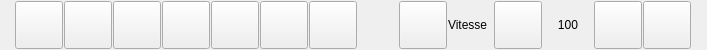
<?xml version="1.0" encoding="UTF-8"?>
<ui version="4.0">
 <class>AbulEduControlAudioV1</class>
 <widget class="QWidget" name="AbulEduControlAudioV1">
  <property name="geometry">
   <rect>
    <x>0</x>
    <y>0</y>
    <width>707</width>
    <height>50</height>
   </rect>
  </property>
  <property name="sizePolicy">
   <sizepolicy hsizetype="Preferred" vsizetype="Preferred">
    <horstretch>0</horstretch>
    <verstretch>0</verstretch>
   </sizepolicy>
  </property>
  <property name="windowTitle">
   <string>Form</string>
  </property>
  <property name="styleSheet">
   <string notr="true"/>
  </property>
  <layout class="QHBoxLayout" name="horizontalLayout">
   <property name="spacing">
    <number>1</number>
   </property>
   <property name="leftMargin">
    <number>1</number>
   </property>
   <property name="topMargin">
    <number>1</number>
   </property>
   <property name="rightMargin">
    <number>1</number>
   </property>
   <property name="bottomMargin">
    <number>1</number>
   </property>
   <item>
    <spacer name="horizontalSpacer">
     <property name="orientation">
      <enum>Qt::Horizontal</enum>
     </property>
     <property name="sizeHint" stdset="0">
      <size>
       <width>40</width>
       <height>20</height>
      </size>
     </property>
    </spacer>
   </item>
   <item>
    <widget class="AbulEduFlatBoutonV1" name="btnAbulEduControlAudioMagnifyingGlass">
     <property name="minimumSize">
      <size>
       <width>48</width>
       <height>48</height>
      </size>
     </property>
     <property name="maximumSize">
      <size>
       <width>48</width>
       <height>48</height>
      </size>
     </property>
     <property name="text">
      <string/>
     </property>
     <property name="IconeNormale" stdset="0">
      <string notr="true">:/controlaudio/magnif</string>
     </property>
     <property name="IconeSurvol" stdset="0">
      <string notr="true">:/controlaudio/magnif_hover</string>
     </property>
     <property name="IconeDisabled" stdset="0">
      <string notr="true">:/controlaudio/magnif_gris</string>
     </property>
     <property name="IconePressed" stdset="0">
      <string notr="true">:/controlaudio/magnif_hover</string>
     </property>
    </widget>
   </item>
   <item>
    <widget class="AbulEduFlatBoutonV1" name="btnAbulEduControlAudioPrevious">
     <property name="minimumSize">
      <size>
       <width>48</width>
       <height>48</height>
      </size>
     </property>
     <property name="maximumSize">
      <size>
       <width>48</width>
       <height>48</height>
      </size>
     </property>
     <property name="text">
      <string/>
     </property>
     <property name="IconeNormale" stdset="0">
      <string notr="true">:/controlaudio/previous</string>
     </property>
     <property name="IconeSurvol" stdset="0">
      <string notr="true">:/controlaudio/previous_hover</string>
     </property>
     <property name="IconePressed" stdset="0">
      <string notr="true">:/controlaudio/previous_hover</string>
     </property>
     <property name="IconeDisabled" stdset="0">
      <string notr="true">:/controlaudio/previous_gris</string>
     </property>
    </widget>
   </item>
   <item>
    <widget class="AbulEduFlatBoutonV1" name="btnAbulEduControlAudioPause">
     <property name="minimumSize">
      <size>
       <width>48</width>
       <height>48</height>
      </size>
     </property>
     <property name="maximumSize">
      <size>
       <width>48</width>
       <height>48</height>
      </size>
     </property>
     <property name="text">
      <string/>
     </property>
     <property name="IconeNormale" stdset="0">
      <string notr="true">:/controlaudio/pause</string>
     </property>
     <property name="IconeSurvol" stdset="0">
      <string notr="true">:/controlaudio/pause_hover</string>
     </property>
     <property name="IconePressed" stdset="0">
      <string notr="true">:/controlaudio/pause_hover</string>
     </property>
     <property name="IconeDisabled" stdset="0">
      <string notr="true">:/controlaudio/pause_gris</string>
     </property>
    </widget>
   </item>
   <item>
    <widget class="AbulEduFlatBoutonV1" name="btnAbulEduControlAudioPlay">
     <property name="minimumSize">
      <size>
       <width>48</width>
       <height>48</height>
      </size>
     </property>
     <property name="maximumSize">
      <size>
       <width>48</width>
       <height>48</height>
      </size>
     </property>
     <property name="text">
      <string/>
     </property>
     <property name="IconeNormale" stdset="0">
      <string notr="true">:/controlaudio/play</string>
     </property>
     <property name="IconeSurvol" stdset="0">
      <string notr="true">:/controlaudio/play_hover</string>
     </property>
     <property name="IconePressed" stdset="0">
      <string notr="true">:/controlaudio/play_hover</string>
     </property>
     <property name="IconeDisabled" stdset="0">
      <string notr="true">:/controlaudio/play_gris</string>
     </property>
    </widget>
   </item>
   <item>
    <widget class="AbulEduFlatBoutonV1" name="btnAbulEduControlAudioStop">
     <property name="minimumSize">
      <size>
       <width>48</width>
       <height>48</height>
      </size>
     </property>
     <property name="maximumSize">
      <size>
       <width>48</width>
       <height>48</height>
      </size>
     </property>
     <property name="text">
      <string/>
     </property>
     <property name="IconeNormale" stdset="0">
      <string notr="true">:/controlaudio/stop</string>
     </property>
     <property name="IconeSurvol" stdset="0">
      <string notr="true">:/controlaudio/stop_hover</string>
     </property>
     <property name="IconePressed" stdset="0">
      <string notr="true">:/controlaudio/stop_hover</string>
     </property>
     <property name="IconeDisabled" stdset="0">
      <string notr="true">:/controlaudio/stop_gris</string>
     </property>
    </widget>
   </item>
   <item>
    <widget class="AbulEduFlatBoutonV1" name="btnAbulEduControlAudioNext">
     <property name="minimumSize">
      <size>
       <width>48</width>
       <height>48</height>
      </size>
     </property>
     <property name="maximumSize">
      <size>
       <width>48</width>
       <height>48</height>
      </size>
     </property>
     <property name="text">
      <string/>
     </property>
     <property name="IconeNormale" stdset="0">
      <string notr="true">:/controlaudio/next</string>
     </property>
     <property name="IconeSurvol" stdset="0">
      <string notr="true">:/controlaudio/next_hover</string>
     </property>
     <property name="IconePressed" stdset="0">
      <string notr="true">:/controlaudio/next_hover</string>
     </property>
     <property name="IconeDisabled" stdset="0">
      <string notr="true">:/controlaudio/next_gris</string>
     </property>
    </widget>
   </item>
   <item>
    <widget class="AbulEduFlatBoutonV1" name="btnAbulEduControlAudioRecord">
     <property name="minimumSize">
      <size>
       <width>48</width>
       <height>48</height>
      </size>
     </property>
     <property name="maximumSize">
      <size>
       <width>48</width>
       <height>48</height>
      </size>
     </property>
     <property name="text">
      <string/>
     </property>
     <property name="IconeNormale" stdset="0">
      <string notr="true">:/controlaudio/rec</string>
     </property>
     <property name="IconeSurvol" stdset="0">
      <string notr="true">:/controlaudio/rec_hover</string>
     </property>
     <property name="IconePressed" stdset="0">
      <string notr="true">:/controlaudio/rec_hover</string>
     </property>
     <property name="IconeDisabled" stdset="0">
      <string notr="true">:/controlaudio/rec_gris</string>
     </property>
    </widget>
   </item>
   <item>
    <widget class="AbulEduAudioLevelWidgetV1" name="wgAbulEduControlAudioLevelMeter" native="true">
     <property name="minimumSize">
      <size>
       <width>40</width>
       <height>20</height>
      </size>
     </property>
     <property name="sizeIncrement">
      <size>
       <width>40</width>
       <height>20</height>
      </size>
     </property>
    </widget>
   </item>
   <item>
    <widget class="AbulEduFlatBoutonV1" name="btnAbulEduControlAudioToggleOutput">
     <property name="minimumSize">
      <size>
       <width>48</width>
       <height>48</height>
      </size>
     </property>
     <property name="maximumSize">
      <size>
       <width>48</width>
       <height>48</height>
      </size>
     </property>
     <property name="text">
      <string/>
     </property>
     <property name="checkable">
      <bool>true</bool>
     </property>
     <property name="checked">
      <bool>false</bool>
     </property>
     <property name="IconeNormale" stdset="0">
      <string notr="true">:/controlaudio/hp</string>
     </property>
     <property name="IconeSurvol" stdset="0">
      <string notr="true">:/controlaudio/hp_hover</string>
     </property>
     <property name="IconePressed" stdset="0">
      <string notr="true">:/controlaudio/hp_hover</string>
     </property>
     <property name="IconeDisabled" stdset="0">
      <string notr="true">:/controlaudio/hp_gris</string>
     </property>
    </widget>
   </item>
   <item>
    <widget class="QFrame" name="frmSpeed">
     <property name="styleSheet">
      <string notr="true"/>
     </property>
     <property name="frameShape">
      <enum>QFrame::NoFrame</enum>
     </property>
     <property name="frameShadow">
      <enum>QFrame::Raised</enum>
     </property>
     <layout class="QHBoxLayout" name="frmSpeedLayout">
      <property name="spacing">
       <number>6</number>
      </property>
      <property name="sizeConstraint">
       <enum>QLayout::SetMinAndMaxSize</enum>
      </property>
      <property name="leftMargin">
       <number>0</number>
      </property>
      <property name="topMargin">
       <number>0</number>
      </property>
      <property name="rightMargin">
       <number>0</number>
      </property>
      <property name="bottomMargin">
       <number>0</number>
      </property>
      <item>
       <widget class="QLabel" name="lblAbulEduControlAudioVitesseLabel">
        <property name="text">
         <string>Vitesse</string>
        </property>
       </widget>
      </item>
      <item>
       <widget class="AbulEduFlatBoutonV1" name="btnAbulEduControlAudioIncreaseSpeed">
        <property name="minimumSize">
         <size>
          <width>48</width>
          <height>48</height>
         </size>
        </property>
        <property name="maximumSize">
         <size>
          <width>48</width>
          <height>48</height>
         </size>
        </property>
        <property name="text">
         <string/>
        </property>
        <property name="IconeNormale" stdset="0">
         <string notr="true">:/controlaudio/plus</string>
        </property>
        <property name="IconeSurvol" stdset="0">
         <string notr="true">:/controlaudio/plus_hover</string>
        </property>
        <property name="IconePressed" stdset="0">
         <string notr="true">:/controlaudio/plus_hover</string>
        </property>
       </widget>
      </item>
      <item>
       <widget class="QLabel" name="lblAbulEduControlAudioDisplay">
        <property name="minimumSize">
         <size>
          <width>40</width>
          <height>40</height>
         </size>
        </property>
        <property name="maximumSize">
         <size>
          <width>48</width>
          <height>48</height>
         </size>
        </property>
        <property name="autoFillBackground">
         <bool>true</bool>
        </property>
        <property name="text">
         <string>100</string>
        </property>
        <property name="alignment">
         <set>Qt::AlignCenter</set>
        </property>
        <property name="textInteractionFlags">
         <set>Qt::NoTextInteraction</set>
        </property>
       </widget>
      </item>
      <item>
       <widget class="AbulEduFlatBoutonV1" name="btnAbulEduControlAudioDecreaseSpeed">
        <property name="minimumSize">
         <size>
          <width>48</width>
          <height>48</height>
         </size>
        </property>
        <property name="maximumSize">
         <size>
          <width>48</width>
          <height>48</height>
         </size>
        </property>
        <property name="text">
         <string/>
        </property>
        <property name="IconeNormale" stdset="0">
         <string notr="true">:/controlaudio/minus</string>
        </property>
        <property name="IconeSurvol" stdset="0">
         <string notr="true">:/controlaudio/minus_hover</string>
        </property>
        <property name="IconePressed" stdset="0">
         <string notr="true">:/controlaudio/minus_hover</string>
        </property>
       </widget>
      </item>
     </layout>
    </widget>
   </item>
   <item>
    <widget class="AbulEduFlatBoutonV1" name="btnAbulEduControlAudioHide">
     <property name="minimumSize">
      <size>
       <width>48</width>
       <height>48</height>
      </size>
     </property>
     <property name="maximumSize">
      <size>
       <width>48</width>
       <height>48</height>
      </size>
     </property>
     <property name="text">
      <string/>
     </property>
     <property name="checkable">
      <bool>false</bool>
     </property>
     <property name="IconeNormale" stdset="0">
      <string notr="true">:/controlaudio/hide</string>
     </property>
     <property name="IconeSurvol" stdset="0">
      <string notr="true">:/controlaudio/hide_hover</string>
     </property>
     <property name="IconePressed" stdset="0">
      <string notr="true">:/controlaudio/hide_hover</string>
     </property>
     <property name="IconeDisabled" stdset="0">
      <string notr="true">:/controlaudio/hide_gris</string>
     </property>
    </widget>
   </item>
   <item>
    <spacer name="horizontalSpacer_2">
     <property name="orientation">
      <enum>Qt::Horizontal</enum>
     </property>
     <property name="sizeHint" stdset="0">
      <size>
       <width>40</width>
       <height>20</height>
      </size>
     </property>
    </spacer>
   </item>
  </layout>
 </widget>
 <customwidgets>
  <customwidget>
   <class>AbulEduFlatBoutonV1</class>
   <extends>QPushButton</extends>
   <header>abuleduflatboutonv1.h</header>
  </customwidget>
  <customwidget>
   <class>AbulEduAudioLevelWidgetV1</class>
   <extends>QWidget</extends>
   <header>abuleduaudiolevelwidgetv1.h</header>
   <container>1</container>
  </customwidget>
 </customwidgets>
 <resources/>
 <connections/>
</ui>
